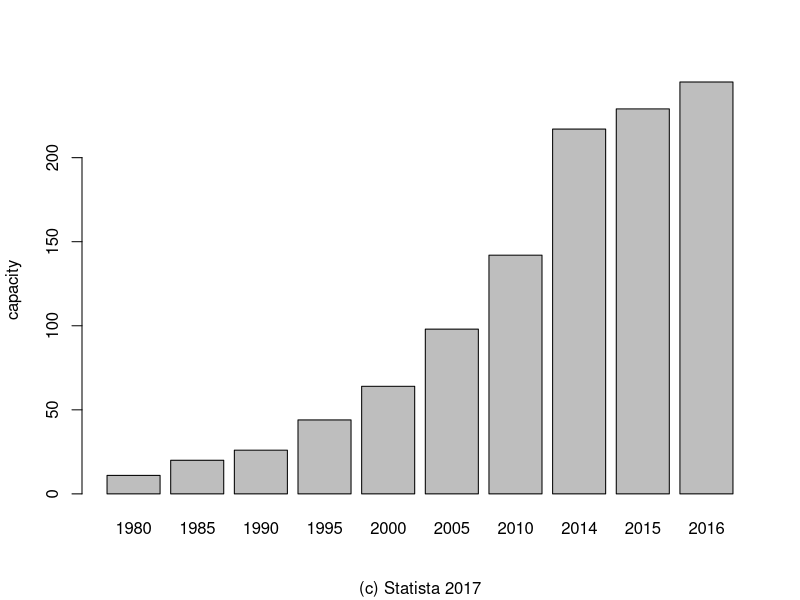

Recreate this plot in R.
## ---- chunk 1
data <- read.csv("data.csv")
barplot(height = data$capacity, names.arg = data$year, ylab = "capacity", sub = "(c) Statista 2017")
